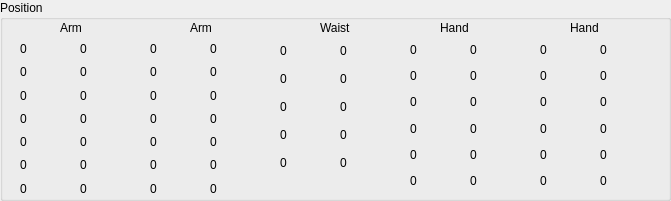
   <widget class="QGroupBox" name="groupBox_3">
    <property name="geometry">
     <rect>
      <x>800</x>
      <y>180</y>
      <width>671</width>
      <height>201</height>
     </rect>
    </property>
    <property name="title">
     <string>Position</string>
    </property>
    <widget class="QLabel" name="label_15">
     <property name="geometry">
      <rect>
       <x>60</x>
       <y>20</y>
       <width>59</width>
       <height>15</height>
      </rect>
     </property>
     <property name="text">
      <string>Arm</string>
     </property>
    </widget>
    <widget class="QLabel" name="label_16">
     <property name="geometry">
      <rect>
       <x>190</x>
       <y>20</y>
       <width>59</width>
       <height>15</height>
      </rect>
     </property>
     <property name="text">
      <string>Arm</string>
     </property>
    </widget>
    <widget class="QWidget" name="layoutWidget_3">
     <property name="geometry">
      <rect>
       <x>80</x>
       <y>40</y>
       <width>51</width>
       <height>157</height>
      </rect>
     </property>
     <layout class="QVBoxLayout" name="verticalLayout_6">
      <item>
       <widget class="QLabel" name="label_feedback_r_A_1">
        <property name="text">
         <string>0</string>
        </property>
       </widget>
      </item>
      <item>
       <widget class="QLabel" name="label_feedback_r_A_2">
        <property name="text">
         <string>0</string>
        </property>
       </widget>
      </item>
      <item>
       <widget class="QLabel" name="label_feedback_r_A_3">
        <property name="text">
         <string>0</string>
        </property>
       </widget>
      </item>
      <item>
       <widget class="QLabel" name="label_feedback_r_A_4">
        <property name="text">
         <string>0</string>
        </property>
       </widget>
      </item>
      <item>
       <widget class="QLabel" name="label_feedback_r_A_5">
        <property name="text">
         <string>0</string>
        </property>
       </widget>
      </item>
      <item>
       <widget class="QLabel" name="label_feedback_r_A_6">
        <property name="text">
         <string>0</string>
        </property>
       </widget>
      </item>
      <item>
       <widget class="QLabel" name="label_feedback_r_A_7">
        <property name="text">
         <string>0</string>
        </property>
       </widget>
      </item>
     </layout>
    </widget>
    <widget class="QWidget" name="layoutWidget_4">
     <property name="geometry">
      <rect>
       <x>150</x>
       <y>40</y>
       <width>51</width>
       <height>157</height>
      </rect>
     </property>
     <layout class="QVBoxLayout" name="verticalLayout_7">
      <item>
       <widget class="QLabel" name="label_feedback_l_L_1">
        <property name="text">
         <string>0</string>
        </property>
       </widget>
      </item>
      <item>
       <widget class="QLabel" name="label_feedback_l_L_2">
        <property name="text">
         <string>0</string>
        </property>
       </widget>
      </item>
      <item>
       <widget class="QLabel" name="label_feedback_l_L_3">
        <property name="text">
         <string>0</string>
        </property>
       </widget>
      </item>
      <item>
       <widget class="QLabel" name="label_feedback_l_L_4">
        <property name="text">
         <string>0</string>
        </property>
       </widget>
      </item>
      <item>
       <widget class="QLabel" name="label_feedback_l_L_5">
        <property name="text">
         <string>0</string>
        </property>
       </widget>
      </item>
      <item>
       <widget class="QLabel" name="label_feedback_l_L_6">
        <property name="text">
         <string>0</string>
        </property>
       </widget>
      </item>
      <item>
       <widget class="QLabel" name="label_feedback_l_L_7">
        <property name="text">
         <string>0</string>
        </property>
       </widget>
      </item>
     </layout>
    </widget>
    <widget class="QWidget" name="layoutWidget_5">
     <property name="geometry">
      <rect>
       <x>210</x>
       <y>40</y>
       <width>51</width>
       <height>157</height>
      </rect>
     </property>
     <layout class="QVBoxLayout" name="verticalLayout_8">
      <item>
       <widget class="QLabel" name="label_feedback_r_L_1">
        <property name="text">
         <string>0</string>
        </property>
       </widget>
      </item>
      <item>
       <widget class="QLabel" name="label_feedback_r_L_2">
        <property name="text">
         <string>0</string>
        </property>
       </widget>
      </item>
      <item>
       <widget class="QLabel" name="label_feedback_r_L_3">
        <property name="text">
         <string>0</string>
        </property>
       </widget>
      </item>
      <item>
       <widget class="QLabel" name="label_feedback_r_L_4">
        <property name="text">
         <string>0</string>
        </property>
       </widget>
      </item>
      <item>
       <widget class="QLabel" name="label_feedback_r_L_5">
        <property name="text">
         <string>0</string>
        </property>
       </widget>
      </item>
      <item>
       <widget class="QLabel" name="label_feedback_r_L_6">
        <property name="text">
         <string>0</string>
        </property>
       </widget>
      </item>
      <item>
       <widget class="QLabel" name="label_feedback_r_L_7">
        <property name="text">
         <string>0</string>
        </property>
       </widget>
      </item>
     </layout>
    </widget>
    <widget class="QLabel" name="label_17">
     <property name="geometry">
      <rect>
       <x>320</x>
       <y>20</y>
       <width>59</width>
       <height>15</height>
      </rect>
     </property>
     <property name="text">
      <string>Waist</string>
     </property>
    </widget>
    <widget class="QWidget" name="layoutWidget_6">
     <property name="geometry">
      <rect>
       <x>340</x>
       <y>40</y>
       <width>51</width>
       <height>134</height>
      </rect>
     </property>
     <layout class="QVBoxLayout" name="verticalLayout_11">
      <item>
       <widget class="QLabel" name="label_feedback_r_A_19">
        <property name="text">
         <string>0</string>
        </property>
       </widget>
      </item>
      <item>
       <widget class="QLabel" name="label_feedback_r_A_20">
        <property name="text">
         <string>0</string>
        </property>
       </widget>
      </item>
      <item>
       <widget class="QLabel" name="label_feedback_r_A_21">
        <property name="text">
         <string>0</string>
        </property>
       </widget>
      </item>
      <item>
       <widget class="QLabel" name="label_feedback_r_A_22">
        <property name="text">
         <string>0</string>
        </property>
       </widget>
      </item>
      <item>
       <widget class="QLabel" name="label_feedback_r_A_23">
        <property name="text">
         <string>0</string>
        </property>
       </widget>
      </item>
     </layout>
    </widget>
    <widget class="QWidget" name="layoutWidget_7">
     <property name="geometry">
      <rect>
       <x>280</x>
       <y>40</y>
       <width>51</width>
       <height>134</height>
      </rect>
     </property>
     <layout class="QVBoxLayout" name="verticalLayout_12">
      <item>
       <widget class="QLabel" name="label_feedback_waist1_pos">
        <property name="text">
         <string>0</string>
        </property>
       </widget>
      </item>
      <item>
       <widget class="QLabel" name="label_feedback_waist2_pos">
        <property name="text">
         <string>0</string>
        </property>
       </widget>
      </item>
      <item>
       <widget class="QLabel" name="label_feedback_waist3_pos">
        <property name="text">
         <string>0</string>
        </property>
       </widget>
      </item>
      <item>
       <widget class="QLabel" name="label_feedback_head1_pos">
        <property name="text">
         <string>0</string>
        </property>
       </widget>
      </item>
      <item>
       <widget class="QLabel" name="label_feedback_head2_pos">
        <property name="text">
         <string>0</string>
        </property>
       </widget>
      </item>
     </layout>
    </widget>
    <widget class="QWidget" name="layoutWidget">
     <property name="geometry">
      <rect>
       <x>20</x>
       <y>40</y>
       <width>51</width>
       <height>157</height>
      </rect>
     </property>
     <layout class="QVBoxLayout" name="verticalLayout_5">
      <item>
       <widget class="QLabel" name="label_feedback_l_A_1">
        <property name="text">
         <string>0</string>
        </property>
       </widget>
      </item>
      <item>
       <widget class="QLabel" name="label_feedback_l_A_2">
        <property name="text">
         <string>0</string>
        </property>
       </widget>
      </item>
      <item>
       <widget class="QLabel" name="label_feedback_l_A_3">
        <property name="text">
         <string>0</string>
        </property>
       </widget>
      </item>
      <item>
       <widget class="QLabel" name="label_feedback_l_A_4">
        <property name="text">
         <string>0</string>
        </property>
       </widget>
      </item>
      <item>
       <widget class="QLabel" name="label_feedback_l_A_5">
        <property name="text">
         <string>0</string>
        </property>
       </widget>
      </item>
      <item>
       <widget class="QLabel" name="label_feedback_l_A_6">
        <property name="text">
         <string>0</string>
        </property>
       </widget>
      </item>
      <item>
       <widget class="QLabel" name="label_feedback_l_A_7">
        <property name="text">
         <string>0</string>
        </property>
       </widget>
      </item>
     </layout>
    </widget>
    <widget class="QLabel" name="label_28">
     <property name="geometry">
      <rect>
       <x>440</x>
       <y>20</y>
       <width>59</width>
       <height>15</height>
      </rect>
     </property>
     <property name="text">
      <string>Hand</string>
     </property>
    </widget>
    <widget class="QWidget" name="layoutWidget_16">
     <property name="geometry">
      <rect>
       <x>410</x>
       <y>40</y>
       <width>51</width>
       <height>151</height>
      </rect>
     </property>
     <layout class="QVBoxLayout" name="verticalLayout_23">
      <item>
       <widget class="QLabel" name="label_feedback_l_H_1">
        <property name="enabled">
         <bool>true</bool>
        </property>
        <property name="text">
         <string>0</string>
        </property>
       </widget>
      </item>
      <item>
       <widget class="QLabel" name="label_feedback_l_H_2">
        <property name="text">
         <string>0</string>
        </property>
       </widget>
      </item>
      <item>
       <widget class="QLabel" name="label_feedback_l_H_3">
        <property name="text">
         <string>0</string>
        </property>
       </widget>
      </item>
      <item>
       <widget class="QLabel" name="label_feedback_l_H_4">
        <property name="text">
         <string>0</string>
        </property>
       </widget>
      </item>
      <item>
       <widget class="QLabel" name="label_feedback_l_H_5">
        <property name="text">
         <string>0</string>
        </property>
       </widget>
      </item>
      <item>
       <widget class="QLabel" name="label_feedback_l_H_6">
        <property name="text">
         <string>0</string>
        </property>
       </widget>
      </item>
     </layout>
    </widget>
    <widget class="QWidget" name="layoutWidget_17">
     <property name="geometry">
      <rect>
       <x>470</x>
       <y>40</y>
       <width>51</width>
       <height>151</height>
      </rect>
     </property>
     <layout class="QVBoxLayout" name="verticalLayout_28">
      <item>
       <widget class="QLabel" name="label_feedback_l_H_1_exp">
        <property name="enabled">
         <bool>true</bool>
        </property>
        <property name="text">
         <string>0</string>
        </property>
       </widget>
      </item>
      <item>
       <widget class="QLabel" name="label_feedback_l_H_2_exp">
        <property name="text">
         <string>0</string>
        </property>
       </widget>
      </item>
      <item>
       <widget class="QLabel" name="label_feedback_l_H_3_exp">
        <property name="text">
         <string>0</string>
        </property>
       </widget>
      </item>
      <item>
       <widget class="QLabel" name="label_feedback_l_H_4_exp">
        <property name="text">
         <string>0</string>
        </property>
       </widget>
      </item>
      <item>
       <widget class="QLabel" name="label_feedback_l_H_5_exp">
        <property name="text">
         <string>0</string>
        </property>
       </widget>
      </item>
      <item>
       <widget class="QLabel" name="label_feedback_l_H_6_exp">
        <property name="text">
         <string>0</string>
        </property>
       </widget>
      </item>
     </layout>
    </widget>
    <widget class="QWidget" name="layoutWidget_18">
     <property name="geometry">
      <rect>
       <x>540</x>
       <y>40</y>
       <width>51</width>
       <height>151</height>
      </rect>
     </property>
     <layout class="QVBoxLayout" name="verticalLayout_31">
      <item>
       <widget class="QLabel" name="label_feedback_r_H_1">
        <property name="enabled">
         <bool>true</bool>
        </property>
        <property name="text">
         <string>0</string>
        </property>
       </widget>
      </item>
      <item>
       <widget class="QLabel" name="label_feedback_r_H_2">
        <property name="text">
         <string>0</string>
        </property>
       </widget>
      </item>
      <item>
       <widget class="QLabel" name="label_feedback_r_H_3">
        <property name="text">
         <string>0</string>
        </property>
       </widget>
      </item>
      <item>
       <widget class="QLabel" name="label_feedback_r_H_4">
        <property name="text">
         <string>0</string>
        </property>
       </widget>
      </item>
      <item>
       <widget class="QLabel" name="label_feedback_r_H_5">
        <property name="text">
         <string>0</string>
        </property>
       </widget>
      </item>
      <item>
       <widget class="QLabel" name="label_feedback_r_H_6">
        <property name="text">
         <string>0</string>
        </property>
       </widget>
      </item>
     </layout>
    </widget>
    <widget class="QLabel" name="label_29">
     <property name="geometry">
      <rect>
       <x>570</x>
       <y>20</y>
       <width>59</width>
       <height>15</height>
      </rect>
     </property>
     <property name="text">
      <string>Hand</string>
     </property>
    </widget>
    <widget class="QWidget" name="layoutWidget_19">
     <property name="geometry">
      <rect>
       <x>600</x>
       <y>40</y>
       <width>51</width>
       <height>151</height>
      </rect>
     </property>
     <layout class="QVBoxLayout" name="verticalLayout_32">
      <item>
       <widget class="QLabel" name="label_feedback_r_H_1_exp">
        <property name="enabled">
         <bool>true</bool>
        </property>
        <property name="text">
         <string>0</string>
        </property>
       </widget>
      </item>
      <item>
       <widget class="QLabel" name="label_feedback_r_H_2_exp">
        <property name="text">
         <string>0</string>
        </property>
       </widget>
      </item>
      <item>
       <widget class="QLabel" name="label_feedback_r_H_3_exp">
        <property name="text">
         <string>0</string>
        </property>
       </widget>
      </item>
      <item>
       <widget class="QLabel" name="label_feedback_r_H_4_exp">
        <property name="text">
         <string>0</string>
        </property>
       </widget>
      </item>
      <item>
       <widget class="QLabel" name="label_feedback_r_H_5_exp">
        <property name="text">
         <string>0</string>
        </property>
       </widget>
      </item>
      <item>
       <widget class="QLabel" name="label_feedback_r_H_6_exp">
        <property name="text">
         <string>0</string>
        </property>
       </widget>
      </item>
     </layout>
    </widget>
   </widget>
